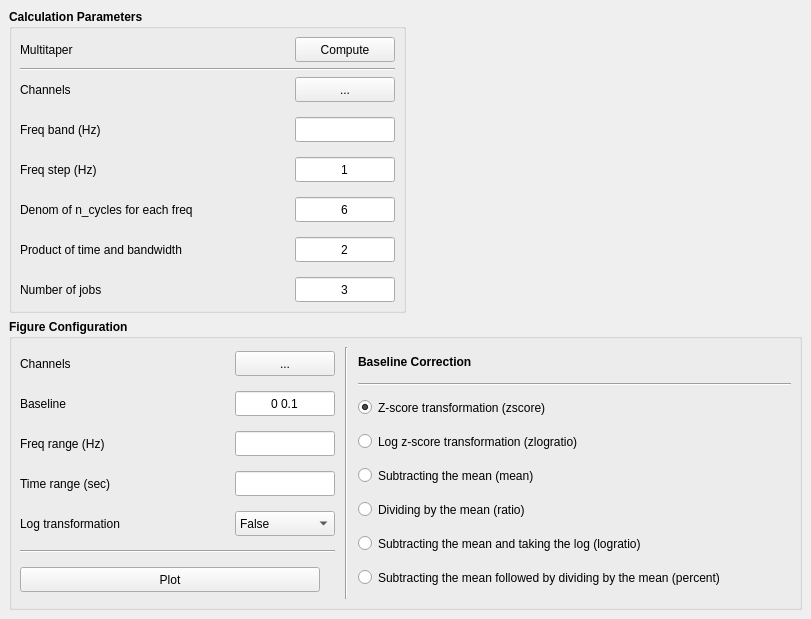
<?xml version="1.0" encoding="UTF-8"?>
<ui version="4.0">
 <class>MainWindow</class>
 <widget class="QMainWindow" name="MainWindow">
  <property name="geometry">
   <rect>
    <x>0</x>
    <y>0</y>
    <width>811</width>
    <height>619</height>
   </rect>
  </property>
  <property name="font">
   <font>
    <family>Ubuntu</family>
   </font>
  </property>
  <property name="windowTitle">
   <string>MainWindow</string>
  </property>
  <widget class="QWidget" name="centralwidget">
   <layout class="QVBoxLayout" name="verticalLayout_8">
    <item>
     <layout class="QHBoxLayout" name="horizontalLayout_4">
      <item>
       <widget class="QGroupBox" name="groupBox_2">
        <property name="font">
         <font>
          <weight>75</weight>
          <bold>true</bold>
         </font>
        </property>
        <property name="title">
         <string>Calculation Parameters</string>
        </property>
        <layout class="QVBoxLayout" name="verticalLayout_7">
         <property name="leftMargin">
          <number>8</number>
         </property>
         <property name="topMargin">
          <number>8</number>
         </property>
         <property name="rightMargin">
          <number>8</number>
         </property>
         <property name="bottomMargin">
          <number>8</number>
         </property>
         <item>
          <layout class="QHBoxLayout" name="horizontalLayout_5">
           <item>
            <widget class="QLabel" name="Multitaper_method_lb">
             <property name="minimumSize">
              <size>
               <width>0</width>
               <height>25</height>
              </size>
             </property>
             <property name="maximumSize">
              <size>
               <width>16777215</width>
               <height>25</height>
              </size>
             </property>
             <property name="font">
              <font>
               <weight>50</weight>
               <bold>false</bold>
              </font>
             </property>
             <property name="text">
              <string>Multitaper</string>
             </property>
            </widget>
           </item>
           <item>
            <spacer name="horizontalSpacer_2">
             <property name="orientation">
              <enum>Qt::Horizontal</enum>
             </property>
             <property name="sizeHint" stdset="0">
              <size>
               <width>40</width>
               <height>20</height>
              </size>
             </property>
            </spacer>
           </item>
           <item>
            <widget class="QPushButton" name="_compute_btn">
             <property name="minimumSize">
              <size>
               <width>100</width>
               <height>25</height>
              </size>
             </property>
             <property name="maximumSize">
              <size>
               <width>100</width>
               <height>25</height>
              </size>
             </property>
             <property name="font">
              <font>
               <weight>50</weight>
               <bold>false</bold>
              </font>
             </property>
             <property name="text">
              <string>Compute</string>
             </property>
             <property name="shortcut">
              <string>Return</string>
             </property>
            </widget>
           </item>
          </layout>
         </item>
         <item>
          <widget class="Line" name="line_4">
           <property name="orientation">
            <enum>Qt::Horizontal</enum>
           </property>
          </widget>
         </item>
         <item>
          <layout class="QHBoxLayout" name="horizontalLayout_2">
           <property name="spacing">
            <number>35</number>
           </property>
           <item>
            <layout class="QVBoxLayout" name="verticalLayout_6">
             <property name="spacing">
              <number>15</number>
             </property>
             <item>
              <widget class="QLabel" name="_chan_lb">
               <property name="minimumSize">
                <size>
                 <width>100</width>
                 <height>25</height>
                </size>
               </property>
               <property name="maximumSize">
                <size>
                 <width>100</width>
                 <height>25</height>
                </size>
               </property>
               <property name="font">
                <font>
                 <family>Ubuntu</family>
                 <pointsize>9</pointsize>
                 <weight>50</weight>
                 <italic>false</italic>
                 <bold>false</bold>
                </font>
               </property>
               <property name="text">
                <string>Channels</string>
               </property>
              </widget>
             </item>
             <item>
              <widget class="QLabel" name="_freq_band_lb">
               <property name="minimumSize">
                <size>
                 <width>0</width>
                 <height>25</height>
                </size>
               </property>
               <property name="maximumSize">
                <size>
                 <width>16777215</width>
                 <height>25</height>
                </size>
               </property>
               <property name="font">
                <font>
                 <weight>50</weight>
                 <bold>false</bold>
                </font>
               </property>
               <property name="text">
                <string>Freq band (Hz)</string>
               </property>
              </widget>
             </item>
             <item>
              <widget class="QLabel" name="_freq_step_lb">
               <property name="minimumSize">
                <size>
                 <width>0</width>
                 <height>25</height>
                </size>
               </property>
               <property name="maximumSize">
                <size>
                 <width>16777215</width>
                 <height>25</height>
                </size>
               </property>
               <property name="font">
                <font>
                 <weight>50</weight>
                 <bold>false</bold>
                </font>
               </property>
               <property name="text">
                <string>Freq step (Hz)</string>
               </property>
              </widget>
             </item>
             <item>
              <widget class="QLabel" name="_n_cycles_lb">
               <property name="minimumSize">
                <size>
                 <width>0</width>
                 <height>25</height>
                </size>
               </property>
               <property name="maximumSize">
                <size>
                 <width>16777215</width>
                 <height>25</height>
                </size>
               </property>
               <property name="font">
                <font>
                 <weight>50</weight>
                 <bold>false</bold>
                </font>
               </property>
               <property name="text">
                <string>Denom of n_cycles for each freq</string>
               </property>
              </widget>
             </item>
             <item>
              <widget class="QLabel" name="_time_bandwidth_lb">
               <property name="minimumSize">
                <size>
                 <width>0</width>
                 <height>25</height>
                </size>
               </property>
               <property name="maximumSize">
                <size>
                 <width>16777215</width>
                 <height>25</height>
                </size>
               </property>
               <property name="font">
                <font>
                 <weight>50</weight>
                 <bold>false</bold>
                </font>
               </property>
               <property name="text">
                <string>Product of time and bandwidth</string>
               </property>
              </widget>
             </item>
             <item>
              <widget class="QLabel" name="_njobs_lb">
               <property name="minimumSize">
                <size>
                 <width>0</width>
                 <height>25</height>
                </size>
               </property>
               <property name="maximumSize">
                <size>
                 <width>16777215</width>
                 <height>25</height>
                </size>
               </property>
               <property name="font">
                <font>
                 <weight>50</weight>
                 <bold>false</bold>
                </font>
               </property>
               <property name="text">
                <string>Number of jobs</string>
               </property>
              </widget>
             </item>
            </layout>
           </item>
           <item>
            <layout class="QVBoxLayout" name="verticalLayout_5">
             <property name="spacing">
              <number>15</number>
             </property>
             <item>
              <widget class="QToolButton" name="_select_chan_btn">
               <property name="minimumSize">
                <size>
                 <width>100</width>
                 <height>25</height>
                </size>
               </property>
               <property name="maximumSize">
                <size>
                 <width>100</width>
                 <height>25</height>
                </size>
               </property>
               <property name="font">
                <font>
                 <weight>50</weight>
                 <bold>false</bold>
                </font>
               </property>
               <property name="text">
                <string>...</string>
               </property>
              </widget>
             </item>
             <item>
              <widget class="QLineEdit" name="_freq_band_le">
               <property name="minimumSize">
                <size>
                 <width>100</width>
                 <height>25</height>
                </size>
               </property>
               <property name="maximumSize">
                <size>
                 <width>100</width>
                 <height>25</height>
                </size>
               </property>
               <property name="font">
                <font>
                 <weight>50</weight>
                 <bold>false</bold>
                </font>
               </property>
               <property name="focusPolicy">
                <enum>Qt::ClickFocus</enum>
               </property>
               <property name="alignment">
                <set>Qt::AlignCenter</set>
               </property>
              </widget>
             </item>
             <item>
              <widget class="QLineEdit" name="_freq_step_le">
               <property name="minimumSize">
                <size>
                 <width>100</width>
                 <height>25</height>
                </size>
               </property>
               <property name="maximumSize">
                <size>
                 <width>100</width>
                 <height>25</height>
                </size>
               </property>
               <property name="font">
                <font>
                 <weight>50</weight>
                 <bold>false</bold>
                </font>
               </property>
               <property name="focusPolicy">
                <enum>Qt::ClickFocus</enum>
               </property>
               <property name="text">
                <string>1</string>
               </property>
               <property name="alignment">
                <set>Qt::AlignCenter</set>
               </property>
              </widget>
             </item>
             <item>
              <widget class="QLineEdit" name="_denom_ncycles_le">
               <property name="minimumSize">
                <size>
                 <width>100</width>
                 <height>25</height>
                </size>
               </property>
               <property name="maximumSize">
                <size>
                 <width>100</width>
                 <height>25</height>
                </size>
               </property>
               <property name="font">
                <font>
                 <weight>50</weight>
                 <bold>false</bold>
                </font>
               </property>
               <property name="focusPolicy">
                <enum>Qt::ClickFocus</enum>
               </property>
               <property name="text">
                <string>6</string>
               </property>
               <property name="alignment">
                <set>Qt::AlignCenter</set>
               </property>
              </widget>
             </item>
             <item>
              <widget class="QLineEdit" name="_time_bandwidth_le">
               <property name="minimumSize">
                <size>
                 <width>100</width>
                 <height>25</height>
                </size>
               </property>
               <property name="maximumSize">
                <size>
                 <width>100</width>
                 <height>25</height>
                </size>
               </property>
               <property name="font">
                <font>
                 <weight>50</weight>
                 <bold>false</bold>
                </font>
               </property>
               <property name="focusPolicy">
                <enum>Qt::ClickFocus</enum>
               </property>
               <property name="text">
                <string>2</string>
               </property>
               <property name="alignment">
                <set>Qt::AlignCenter</set>
               </property>
              </widget>
             </item>
             <item>
              <widget class="QLineEdit" name="_njobs_le">
               <property name="minimumSize">
                <size>
                 <width>100</width>
                 <height>25</height>
                </size>
               </property>
               <property name="maximumSize">
                <size>
                 <width>100</width>
                 <height>25</height>
                </size>
               </property>
               <property name="font">
                <font>
                 <weight>50</weight>
                 <bold>false</bold>
                </font>
               </property>
               <property name="focusPolicy">
                <enum>Qt::ClickFocus</enum>
               </property>
               <property name="text">
                <string>3</string>
               </property>
               <property name="alignment">
                <set>Qt::AlignCenter</set>
               </property>
              </widget>
             </item>
            </layout>
           </item>
          </layout>
         </item>
        </layout>
       </widget>
      </item>
      <item>
       <spacer name="horizontalSpacer">
        <property name="orientation">
         <enum>Qt::Horizontal</enum>
        </property>
        <property name="sizeHint" stdset="0">
         <size>
          <width>40</width>
          <height>20</height>
         </size>
        </property>
       </spacer>
      </item>
     </layout>
    </item>
    <item>
     <widget class="QGroupBox" name="groupBox">
      <property name="font">
       <font>
        <weight>75</weight>
        <bold>true</bold>
       </font>
      </property>
      <property name="title">
       <string>Figure Configuration</string>
      </property>
      <layout class="QHBoxLayout" name="horizontalLayout_3">
       <property name="spacing">
        <number>10</number>
       </property>
       <property name="leftMargin">
        <number>8</number>
       </property>
       <property name="topMargin">
        <number>8</number>
       </property>
       <property name="rightMargin">
        <number>8</number>
       </property>
       <property name="bottomMargin">
        <number>8</number>
       </property>
       <item>
        <layout class="QVBoxLayout" name="verticalLayout">
         <property name="spacing">
          <number>10</number>
         </property>
         <item>
          <layout class="QHBoxLayout" name="horizontalLayout">
           <property name="spacing">
            <number>15</number>
           </property>
           <item>
            <layout class="QVBoxLayout" name="verticalLayout_2">
             <property name="spacing">
              <number>15</number>
             </property>
             <item>
              <widget class="QLabel" name="_fig_chan_lb">
               <property name="minimumSize">
                <size>
                 <width>100</width>
                 <height>25</height>
                </size>
               </property>
               <property name="maximumSize">
                <size>
                 <width>100</width>
                 <height>25</height>
                </size>
               </property>
               <property name="font">
                <font>
                 <family>Ubuntu</family>
                 <pointsize>9</pointsize>
                 <weight>50</weight>
                 <italic>false</italic>
                 <bold>false</bold>
                </font>
               </property>
               <property name="text">
                <string>Channels</string>
               </property>
              </widget>
             </item>
             <item>
              <widget class="QLabel" name="_fig_baseline_lb">
               <property name="minimumSize">
                <size>
                 <width>100</width>
                 <height>25</height>
                </size>
               </property>
               <property name="maximumSize">
                <size>
                 <width>100</width>
                 <height>25</height>
                </size>
               </property>
               <property name="font">
                <font>
                 <family>Ubuntu</family>
                 <pointsize>9</pointsize>
                 <weight>50</weight>
                 <italic>false</italic>
                 <bold>false</bold>
                </font>
               </property>
               <property name="text">
                <string>Baseline</string>
               </property>
              </widget>
             </item>
             <item>
              <widget class="QLabel" name="_fig_freq_lb">
               <property name="minimumSize">
                <size>
                 <width>100</width>
                 <height>25</height>
                </size>
               </property>
               <property name="maximumSize">
                <size>
                 <width>200</width>
                 <height>25</height>
                </size>
               </property>
               <property name="font">
                <font>
                 <family>Ubuntu</family>
                 <pointsize>9</pointsize>
                 <weight>50</weight>
                 <italic>false</italic>
                 <bold>false</bold>
                </font>
               </property>
               <property name="text">
                <string>Freq range (Hz)</string>
               </property>
              </widget>
             </item>
             <item>
              <widget class="QLabel" name="_fig_time_lb">
               <property name="minimumSize">
                <size>
                 <width>100</width>
                 <height>25</height>
                </size>
               </property>
               <property name="maximumSize">
                <size>
                 <width>200</width>
                 <height>25</height>
                </size>
               </property>
               <property name="font">
                <font>
                 <family>Ubuntu</family>
                 <pointsize>9</pointsize>
                 <weight>50</weight>
                 <italic>false</italic>
                 <bold>false</bold>
                </font>
               </property>
               <property name="text">
                <string>Time range (sec)</string>
               </property>
              </widget>
             </item>
             <item>
              <widget class="QLabel" name="_fig_log_lb">
               <property name="minimumSize">
                <size>
                 <width>100</width>
                 <height>25</height>
                </size>
               </property>
               <property name="maximumSize">
                <size>
                 <width>200</width>
                 <height>25</height>
                </size>
               </property>
               <property name="font">
                <font>
                 <family>Ubuntu</family>
                 <pointsize>9</pointsize>
                 <weight>50</weight>
                 <italic>false</italic>
                 <bold>false</bold>
                </font>
               </property>
               <property name="text">
                <string>Log transformation</string>
               </property>
              </widget>
             </item>
            </layout>
           </item>
           <item>
            <layout class="QVBoxLayout" name="verticalLayout_3">
             <property name="spacing">
              <number>15</number>
             </property>
             <item>
              <widget class="QToolButton" name="_fig_select_chan_btn">
               <property name="minimumSize">
                <size>
                 <width>100</width>
                 <height>25</height>
                </size>
               </property>
               <property name="maximumSize">
                <size>
                 <width>100</width>
                 <height>25</height>
                </size>
               </property>
               <property name="font">
                <font>
                 <weight>50</weight>
                 <bold>false</bold>
                </font>
               </property>
               <property name="text">
                <string>...</string>
               </property>
              </widget>
             </item>
             <item>
              <widget class="QLineEdit" name="_fig_baseline_le">
               <property name="minimumSize">
                <size>
                 <width>100</width>
                 <height>25</height>
                </size>
               </property>
               <property name="maximumSize">
                <size>
                 <width>100</width>
                 <height>25</height>
                </size>
               </property>
               <property name="font">
                <font>
                 <weight>50</weight>
                 <bold>false</bold>
                </font>
               </property>
               <property name="focusPolicy">
                <enum>Qt::ClickFocus</enum>
               </property>
               <property name="text">
                <string>0 0.1</string>
               </property>
               <property name="alignment">
                <set>Qt::AlignCenter</set>
               </property>
              </widget>
             </item>
             <item>
              <widget class="QLineEdit" name="_fig_freq_band_le">
               <property name="minimumSize">
                <size>
                 <width>100</width>
                 <height>25</height>
                </size>
               </property>
               <property name="maximumSize">
                <size>
                 <width>100</width>
                 <height>25</height>
                </size>
               </property>
               <property name="font">
                <font>
                 <weight>50</weight>
                 <bold>false</bold>
                </font>
               </property>
               <property name="focusPolicy">
                <enum>Qt::ClickFocus</enum>
               </property>
               <property name="alignment">
                <set>Qt::AlignCenter</set>
               </property>
              </widget>
             </item>
             <item>
              <widget class="QLineEdit" name="_fig_time_le">
               <property name="minimumSize">
                <size>
                 <width>100</width>
                 <height>25</height>
                </size>
               </property>
               <property name="maximumSize">
                <size>
                 <width>100</width>
                 <height>25</height>
                </size>
               </property>
               <property name="font">
                <font>
                 <weight>50</weight>
                 <bold>false</bold>
                </font>
               </property>
               <property name="focusPolicy">
                <enum>Qt::ClickFocus</enum>
               </property>
               <property name="alignment">
                <set>Qt::AlignCenter</set>
               </property>
              </widget>
             </item>
             <item>
              <widget class="QComboBox" name="_fig_log_cbx">
               <property name="minimumSize">
                <size>
                 <width>100</width>
                 <height>25</height>
                </size>
               </property>
               <property name="maximumSize">
                <size>
                 <width>100</width>
                 <height>25</height>
                </size>
               </property>
               <property name="font">
                <font>
                 <weight>50</weight>
                 <bold>false</bold>
                </font>
               </property>
               <item>
                <property name="text">
                 <string>False</string>
                </property>
               </item>
               <item>
                <property name="text">
                 <string>True</string>
                </property>
               </item>
              </widget>
             </item>
            </layout>
           </item>
          </layout>
         </item>
         <item>
          <widget class="Line" name="line_3">
           <property name="orientation">
            <enum>Qt::Horizontal</enum>
           </property>
          </widget>
         </item>
         <item>
          <widget class="QPushButton" name="_plot_btn">
           <property name="minimumSize">
            <size>
             <width>120</width>
             <height>25</height>
            </size>
           </property>
           <property name="maximumSize">
            <size>
             <width>300</width>
             <height>25</height>
            </size>
           </property>
           <property name="font">
            <font>
             <weight>50</weight>
             <bold>false</bold>
            </font>
           </property>
           <property name="text">
            <string>Plot</string>
           </property>
          </widget>
         </item>
        </layout>
       </item>
       <item>
        <widget class="Line" name="line">
         <property name="orientation">
          <enum>Qt::Vertical</enum>
         </property>
        </widget>
       </item>
       <item>
        <layout class="QVBoxLayout" name="verticalLayout_4">
         <property name="spacing">
          <number>7</number>
         </property>
         <item>
          <widget class="QLabel" name="_baseline_correction_lb">
           <property name="minimumSize">
            <size>
             <width>100</width>
             <height>25</height>
            </size>
           </property>
           <property name="maximumSize">
            <size>
             <width>200</width>
             <height>25</height>
            </size>
           </property>
           <property name="font">
            <font>
             <family>Ubuntu</family>
             <pointsize>9</pointsize>
             <weight>75</weight>
             <italic>false</italic>
             <bold>true</bold>
            </font>
           </property>
           <property name="text">
            <string>Baseline Correction</string>
           </property>
          </widget>
         </item>
         <item>
          <widget class="Line" name="line_2">
           <property name="orientation">
            <enum>Qt::Horizontal</enum>
           </property>
          </widget>
         </item>
         <item>
          <widget class="QRadioButton" name="_zscore_btn">
           <property name="minimumSize">
            <size>
             <width>0</width>
             <height>25</height>
            </size>
           </property>
           <property name="maximumSize">
            <size>
             <width>16777215</width>
             <height>25</height>
            </size>
           </property>
           <property name="font">
            <font>
             <weight>50</weight>
             <bold>false</bold>
            </font>
           </property>
           <property name="toolTip">
            <string>subtracting the mean of baseline values and 
dividing by the standard deviation of baseline values</string>
           </property>
           <property name="text">
            <string>Z-score transformation (zscore)</string>
           </property>
           <property name="checked">
            <bool>true</bool>
           </property>
          </widget>
         </item>
         <item>
          <widget class="QRadioButton" name="_zlogratio_btn">
           <property name="minimumSize">
            <size>
             <width>0</width>
             <height>25</height>
            </size>
           </property>
           <property name="maximumSize">
            <size>
             <width>16777215</width>
             <height>25</height>
            </size>
           </property>
           <property name="font">
            <font>
             <weight>50</weight>
             <bold>false</bold>
            </font>
           </property>
           <property name="toolTip">
            <string>dividing by the mean of baseline values, 
taking the log, and dividing by the standard deviation of log baseline values</string>
           </property>
           <property name="text">
            <string>Log z-score transformation (zlogratio)</string>
           </property>
          </widget>
         </item>
         <item>
          <widget class="QRadioButton" name="_mean_btn">
           <property name="minimumSize">
            <size>
             <width>0</width>
             <height>25</height>
            </size>
           </property>
           <property name="maximumSize">
            <size>
             <width>16777215</width>
             <height>25</height>
            </size>
           </property>
           <property name="font">
            <font>
             <weight>50</weight>
             <bold>false</bold>
            </font>
           </property>
           <property name="focusPolicy">
            <enum>Qt::StrongFocus</enum>
           </property>
           <property name="toolTip">
            <string>subtracting the mean of baseline value</string>
           </property>
           <property name="text">
            <string>Subtracting the mean (mean)</string>
           </property>
          </widget>
         </item>
         <item>
          <widget class="QRadioButton" name="_ratio_btn">
           <property name="minimumSize">
            <size>
             <width>0</width>
             <height>25</height>
            </size>
           </property>
           <property name="maximumSize">
            <size>
             <width>16777215</width>
             <height>25</height>
            </size>
           </property>
           <property name="font">
            <font>
             <weight>50</weight>
             <bold>false</bold>
            </font>
           </property>
           <property name="toolTip">
            <string>dividing by the mean of baseline values</string>
           </property>
           <property name="accessibleDescription">
            <string extracomment="dividing by the mean of baseline values"/>
           </property>
           <property name="text">
            <string>Dividing by the mean (ratio)</string>
           </property>
          </widget>
         </item>
         <item>
          <widget class="QRadioButton" name="_logratio_btn">
           <property name="minimumSize">
            <size>
             <width>0</width>
             <height>25</height>
            </size>
           </property>
           <property name="maximumSize">
            <size>
             <width>16777215</width>
             <height>25</height>
            </size>
           </property>
           <property name="font">
            <font>
             <weight>50</weight>
             <bold>false</bold>
            </font>
           </property>
           <property name="toolTip">
            <string>dividing by the mean of baseline values and taking the log</string>
           </property>
           <property name="accessibleDescription">
            <string extracomment="dividing by the mean of baseline values"/>
           </property>
           <property name="text">
            <string>Subtracting the mean and taking the log (logratio)</string>
           </property>
          </widget>
         </item>
         <item>
          <widget class="QRadioButton" name="_percent_btn">
           <property name="minimumSize">
            <size>
             <width>0</width>
             <height>25</height>
            </size>
           </property>
           <property name="maximumSize">
            <size>
             <width>16777215</width>
             <height>25</height>
            </size>
           </property>
           <property name="font">
            <font>
             <weight>50</weight>
             <bold>false</bold>
            </font>
           </property>
           <property name="toolTip">
            <string>subtracting the mean of baseline values 
 followed by dividing by the mean of baseline values</string>
           </property>
           <property name="accessibleDescription">
            <string extracomment="dividing by the mean of baseline values"/>
           </property>
           <property name="text">
            <string>Subtracting the mean followed by dividing by the mean (percent)</string>
           </property>
          </widget>
         </item>
        </layout>
       </item>
      </layout>
     </widget>
    </item>
   </layout>
  </widget>
 </widget>
 <resources/>
 <connections/>
</ui>
